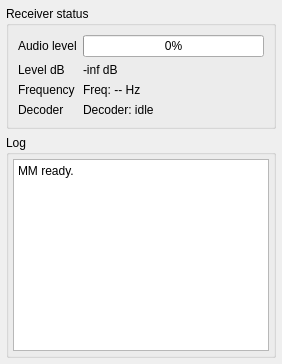
       <widget class="QWidget" name="tabStatus">
        <attribute name="title">
         <string>Status</string>
        </attribute>
        <layout class="QVBoxLayout" name="statusTabLayout">
         <property name="spacing">
          <number>6</number>
         </property>
         <property name="leftMargin">
          <number>6</number>
         </property>
         <property name="topMargin">
          <number>6</number>
         </property>
         <property name="rightMargin">
          <number>6</number>
         </property>
         <property name="bottomMargin">
          <number>6</number>
         </property>
         <item>
          <widget class="QGroupBox" name="grpStatusMeters">
           <property name="title">
            <string>Receiver status</string>
           </property>
           <layout class="QGridLayout" name="statusGridLayout">
            <property name="horizontalSpacing">
             <number>6</number>
            </property>
            <property name="verticalSpacing">
             <number>6</number>
            </property>
            <item row="0" column="0">
             <widget class="QLabel" name="lblAudioLevel">
              <property name="text">
               <string>Audio level</string>
              </property>
             </widget>
            </item>
            <item row="0" column="1">
             <widget class="QProgressBar" name="progressAudioLevel">
              <property name="minimum">
               <number>0</number>
              </property>
              <property name="maximum">
               <number>100</number>
              </property>
              <property name="value">
               <number>0</number>
              </property>
              <property name="textVisible">
               <bool>true</bool>
              </property>
             </widget>
            </item>
            <item row="1" column="0">
             <widget class="QLabel" name="lblAudioLevelCaption">
              <property name="text">
               <string>Level dB</string>
              </property>
             </widget>
            </item>
            <item row="1" column="1">
             <widget class="QLabel" name="lblAudioLevelDb">
              <property name="text">
               <string>-inf dB</string>
              </property>
             </widget>
            </item>
            <item row="2" column="0">
             <widget class="QLabel" name="lblEstimatedFrequencyCaption">
              <property name="text">
               <string>Frequency</string>
              </property>
             </widget>
            </item>
            <item row="2" column="1">
             <widget class="QLabel" name="lblEstimatedFrequency">
              <property name="text">
               <string>Freq: -- Hz</string>
              </property>
             </widget>
            </item>
            <item row="3" column="0">
             <widget class="QLabel" name="lblDecoderStateCaption">
              <property name="text">
               <string>Decoder</string>
              </property>
             </widget>
            </item>
            <item row="3" column="1">
             <widget class="QLabel" name="lblDecoderState">
              <property name="text">
               <string>Decoder: idle</string>
              </property>
             </widget>
            </item>
           </layout>
          </widget>
         </item>
         <item>
          <widget class="QGroupBox" name="grpLog">
           <property name="title">
            <string>Log</string>
           </property>
           <layout class="QVBoxLayout" name="logLayout">
            <property name="spacing">
             <number>0</number>
            </property>
            <property name="leftMargin">
             <number>4</number>
            </property>
            <property name="topMargin">
             <number>4</number>
            </property>
            <property name="rightMargin">
             <number>4</number>
            </property>
            <property name="bottomMargin">
             <number>4</number>
            </property>
            <item>
             <widget class="QPlainTextEdit" name="txtLog">
              <property name="readOnly">
               <bool>true</bool>
              </property>
              <property name="plainText">
               <string>MM ready.</string>
              </property>
             </widget>
            </item>
           </layout>
          </widget>
         </item>
        </layout>
       </widget>
